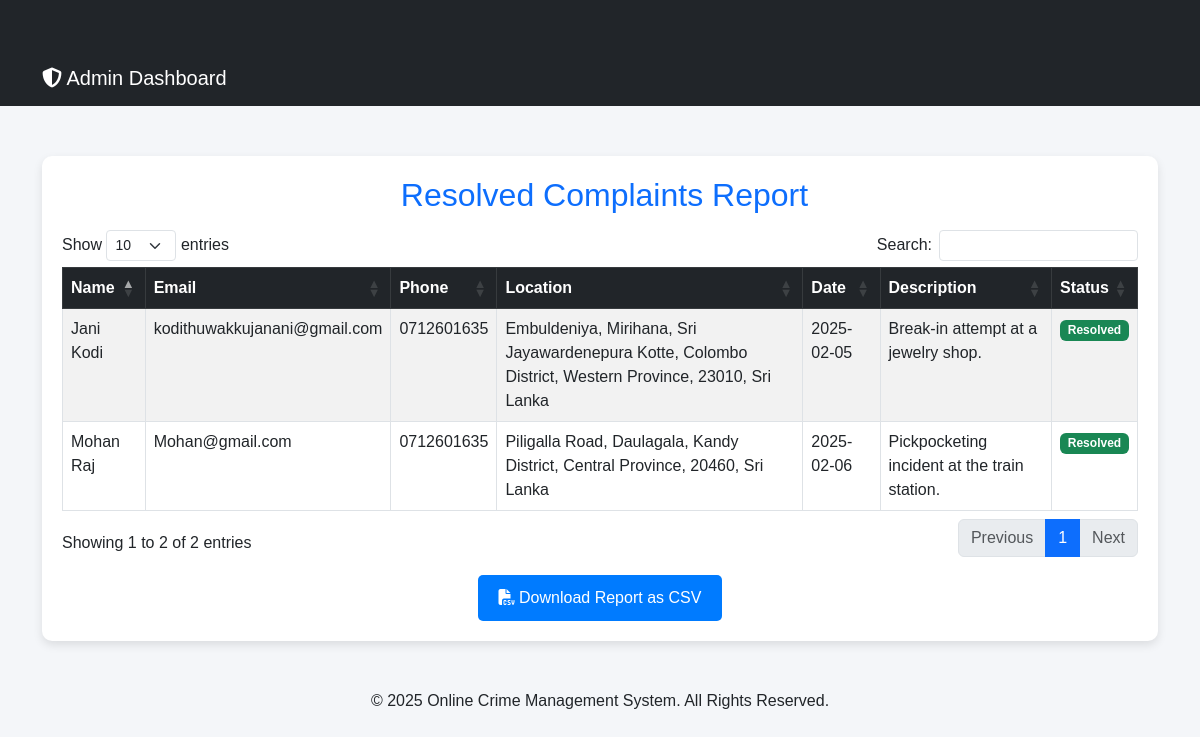
The app's page /Analytics_Report.php with its own data.
### tables this page shows
CREATE TABLE `crime_reports` (
  `id` int(11) NOT NULL,
  `name` varchar(255) NOT NULL,
  `email` varchar(255) NOT NULL,
  `phone` varchar(20) NOT NULL,
  `location` varchar(255) NOT NULL,
  `date` date NOT NULL,
  `description` text NOT NULL,
  `evidence` varchar(255) DEFAULT NULL,
  `submitted_at` timestamp NOT NULL DEFAULT current_timestamp(),
  `latitude` decimal(10,8) DEFAULT NULL,
  `longitude` decimal(11,8) DEFAULT NULL,
  `status` varchar(50) NOT NULL DEFAULT 'Pending',
  `notes` text DEFAULT NULL
);

### Analytics_Report.php (the view, shortened to what this page needs)
<?php
include 'database.php';
$sql = "SELECT name, email, phone, location, date, description, status FROM crime_reports WHERE status = 'Resolved'";
$result = mysqli_query($conn, $sql);
?>
<!DOCTYPE html>
<html lang="en">
<head>
    <link rel="stylesheet" href="https://cdn.jsdelivr.net/npm/bootstrap@5.3.0/dist/css/bootstrap.min.css">
    <link rel="stylesheet" href="https://cdnjs.cloudflare.com/ajax/libs/font-awesome/6.4.0/css/all.min.css">
    <link rel="stylesheet" href="https://cdn.datatables.net/1.13.4/css/dataTables.bootstrap5.min.css">
</head>
<body>
    <nav class="navbar navbar-expand-lg navbar-dark bg-dark">
        <div class="container">
            <a class="navbar-brand" href="AD.php">
                <i class="fa-solid fa-shield-halved"></i> Admin Dashboard
            </a>
        </div>
    </nav>
    <div class="container">
        <div class="table-container">
            <h2 class="mb-3 text-center text-primary">
                <i class="fa-solid fa-file-chart-column"></i> Resolved Complaints Report
            </h2>
            <table id="complaintsTable" class="table table-striped table-bordered">
                <thead class="table-dark">
                    <tr>
                        <th>Name</th>
                        <th>Email</th>
                        <th>Phone</th>
                        <th>Location</th>
                        <th>Date</th>
                        <th>Description</th>
                        <th>Status</th>
                    </tr>
                </thead>
                <tbody>
                    <?php
                    mysqli_data_seek($result, 0);
                    while ($row = mysqli_fetch_assoc($result)): ?>
                        <tr>
                            <td><?php echo htmlspecialchars($row['name']); ?></td>
                            <td><?php echo htmlspecialchars($row['email']); ?></td>
                            <td><?php echo htmlspecialchars($row['phone']); ?></td>
                            <td><?php echo htmlspecialchars($row['location']); ?></td>
                            <td><?php echo htmlspecialchars($row['date']); ?></td>
                            <td><?php echo htmlspecialchars($row['description']); ?></td>
                            <td><span class="badge bg-success"><?php echo htmlspecialchars($row['status']); ?></span></td>
                        </tr>
                    <?php endwhile; ?>
                </tbody>
            </table>
            <form action="" method="POST" class="text-center mt-3">
                <button type="submit" name="download" class="btn download-btn">
                    <i class="fa-solid fa-file-csv"></i> Download Report as CSV
                </button>
            </form>
        </div>
    </div>
    <footer class="text-center mt-5">
        <p>&copy; 2025 Online Crime Management System. All Rights Reserved.</p>
    </footer>
</body>
</html>

### Analytics_Report.php (style rules this page uses)
body { background-color: #f4f6f9; font-family: 'Poppins', sans-serif; }
.container { margin-top: 50px; }
.table-container { background: #fff; padding: 20px; border-radius: 10px; box-shadow: 0px 4px 10px rgba(0, 0, 0, 0.1); }
.download-btn { background-color: #007bff; color: white; border-radius: 5px; padding: 10px 20px; transition: 0.3s; }

### records on screen
crime_reports: name "Jani Kodi", email "kodithuwakkujanani@gmail.com", phone "0712601635", location "Embuldeniya, Mirihana, Sri Jayawardenepura Kotte, Colombo District, Western Province, 23010, Sri Lanka", date "2025-02-05", description "Break-in attempt at a jewelry shop.", status "Resolved"
crime_reports: name "Mohan Raj", email "Mohan@gmail.com", phone "0712601635", location "Piligalla Road, Daulagala, Kandy District, Central Province, 20460, Sri Lanka", date "2025-02-06", description "Pickpocketing incident at the train station.", status "Resolved"
